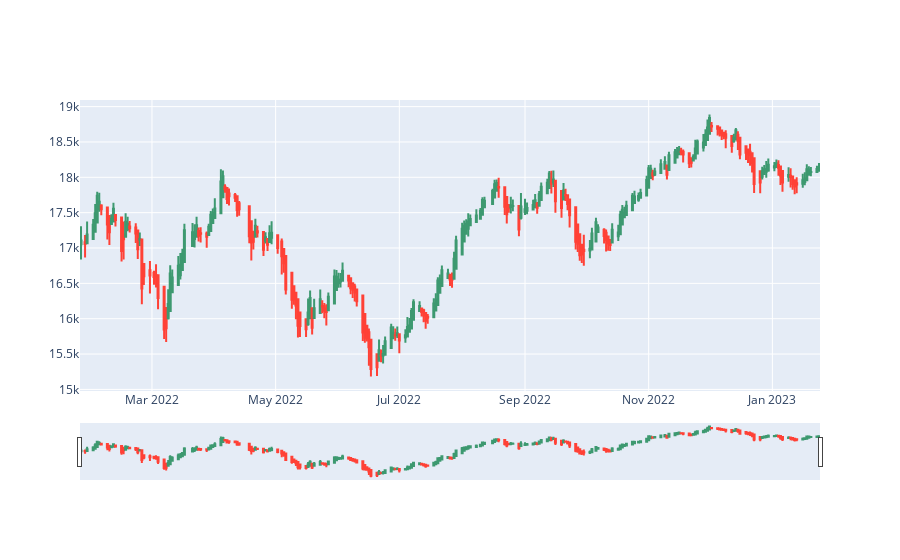

Here is the notebook cell this chart was saved with:
### Markdown cell above
### Heikin Ashi Candlestick Plot

### Code cell
# Copying structure of candlestick dataframe into a new dataframe to perform Heikin Ashi calculations
df_heikin_ashi = df_nse_1_year

# First, calculate the Heikin Ashi Close price
df_heikin_ashi['Close'] = round((df_nse_1_year['Close'] + df_nse_1_year['High'] + df_nse_1_year['Low'] + df_nse_1_year['Open']) / 4, 2)

# Next, calculate the Heikin Ashi Open price
for i in df_heikin_ashi.index:
    if(i == 0):
        df_heikin_ashi.at[0, 'Open'] = round((df_nse_1_year['Open'][i] + df_nse_1_year['Close'][i]) / 2, 2)
    else:
        df_heikin_ashi.at[i, 'Open'] = round((df_heikin_ashi.at[i-1, 'Open'] + df_heikin_ashi.at[i-1, 'Close']) / 2, 2)

# Finally, calculate the Heikin Ashi High and Low prices
for i in df_heikin_ashi.index:
    df_heikin_ashi.at[i, 'High'] = max(df_heikin_ashi.at[i, 'Open'], df_heikin_ashi.at[i, 'Close'], df_nse_1_year.at[i, 'High'])
    df_heikin_ashi.at[i, 'Low'] = min(df_heikin_ashi.at[i, 'Open'], df_heikin_ashi.at[i, 'Close'], df_nse_1_year.at[i, 'Low'])

# Plot the Heikin Ashi Candlestick time series graph
heikin_ashi_candlestick = pgo.Figure(data = pgo.Candlestick(x=df_heikin_ashi['Date'], open=df_heikin_ashi['Open'],
high=df_heikin_ashi['High'], low=df_heikin_ashi['Low'], close=df_heikin_ashi['Close']))
heikin_ashi_candlestick.show()

### Figure 1 — Plotly figure (JSON) as saved in the notebook; plotly's stock layout.template omitted (floating-point values rounded to 4 significant figures; data arrays with more than 128 entries replaced by an {"elided": "..."} marker saying what was removed)
{"data": [{"close": {"elided": "249 float values"}, "high": {"elided": "249 float values"}, "low": {"elided": "249 float values"}, "open": {"elided": "249 float values"}, "type": "candlestick", "x": {"elided": "249 str values"}}], "layout": {}}
